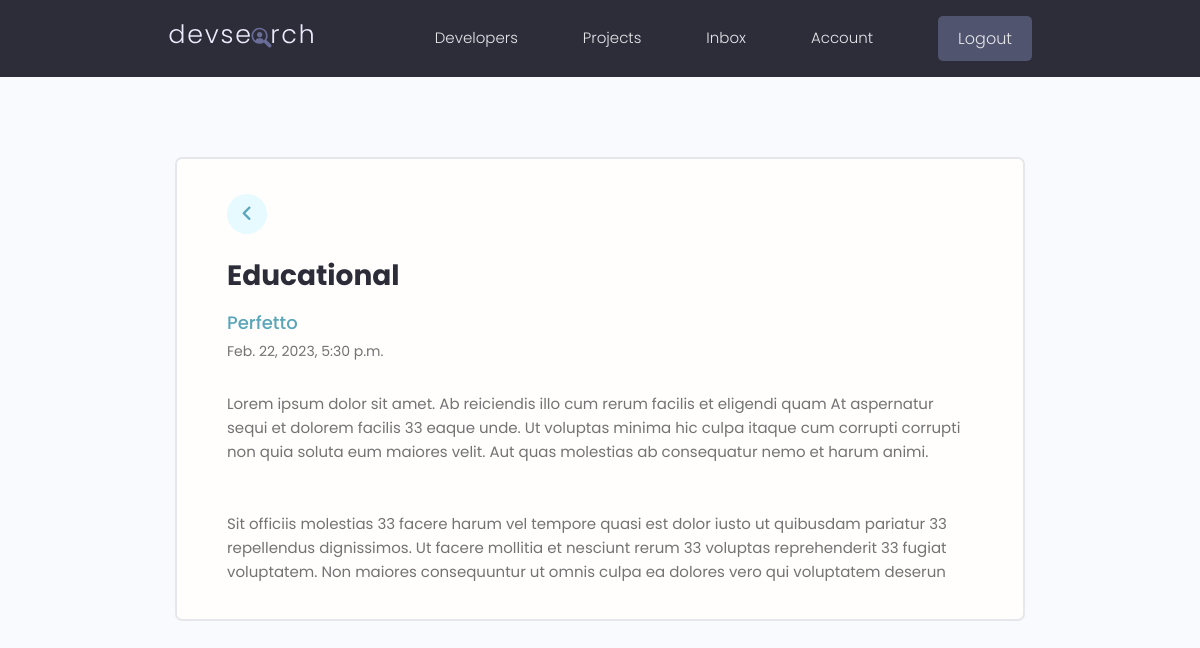
Page /message/d71ef707-9c3b-4c73-810e-87bef1303d4c/ (signed in) on the committed database.
### users/models.py (models this page shows, shortened)
class Message(models.Model):
    sender = models.ForeignKey(Profile, on_delete=models.SET_NULL, null=True)
    recipient = models.ForeignKey(Profile, on_delete=models.SET_NULL, null=True, related_name='messages')
    name = models.CharField(max_length=200, null=True, blank=True)
    email = models.EmailField(max_length=200, null=True, blank=True)
    subject = models.CharField(max_length=200, null=True, blank=True)
    body = models.TextField()
    is_read = models.BooleanField(default=False, null=True)
    created = models.DateTimeField(auto_now_add=True)
    id = models.UUIDField(default=uuid.uuid4, unique=True, editable=False, primary_key=True)
    class Meta:
        ordering = ['is_read', '-created']

### users/views.py (the view)
# urls.py: path('message/<str:pk>/', views.viewMessage, name='message'),
@login_required(login_url='login')
def viewMessage(request, pk):
    profile = request.user.profile
    message = profile.messages.get(id=pk)
    if not message.is_read:
        message.is_read = True
        message.save()
    context = {"message": message}
    return render(request, 'users/message.html', context)

### users/templates/users/message.html
{% extends 'main.html' %}
{% block content %}
  <main class="messagePage my-xl">
    <div class="content-box">
      <div class="message">
        <a class="backButton" href="{% url 'inbox' %}"><i class="fa-solid fa-angle-left"></i></a>
        <h2 class="message__subject">{{message.subject}}</h2>
          <a href="profile.html" class="message__author">{{message.name}}</a>
          <p class="message__date">{{message.created}}</p>
          <div class="message__body">{{message.body|linebreaksbr}}</div>
      </div>
    </div>
  </main>
{% endblock content %}

### static/styles/app.css (style rules this page uses)
:root { --color-sub: #2d2d39; }
.content-box { width: 95%; max-width: 85rem; margin: 0 auto; }
.message { padding: 2.5rem 0; }
.message > a { display: flex; gap: 1rem; }
.message__author, .message__date { flex-basis: 25%; }
.message__subject { flex-basis: 50%; }
.message__date { text-align: right; }
.messagePage .message { list-style: none; background: var(--color-white); padding: 3.5rem 5rem; border: 2px solid var(--color-light); border-radius: 0.7rem; }
.messagePage .message__subject { font-size: 2.8rem; color: var(--color-sub); margin-bottom: 1rem; margin-top: 2rem; }
.messagePage .message__author { font-size: 1.8rem; font-weight: 500; }
.messagePage .message__date { font-size: 1.4rem; font-weight: 400; text-align: left; margin-bottom: 3rem; }
.backButton { background: var(--color-main-light); color: var(--color-main); width: 4rem; height: 4rem; display: flex; align-items: center; justify-content: center; border-radius: 50%; }
.backButton i { font-size: 1.8rem; }

### static/uikit/styles/modules/_variables.css (style rules this page uses)
:root { --color-main: #5aa5b9; --color-main-light: #e6faff; --color-sub: #3f4156; --color-sub-light: #51546e; --color-sub-lighter: #ededfd; --color-text: #737373; --color-gray: #8b8b8b; --color-light: #e5e7eb; --color-light-gray: #767676; --color-bg: #f8fafd; --color-white: #fffefd; --color-white-light: #f3f3f3; --color-success: #359e64; --color-success-bg: #def8e8; --color-error: #fc4b0b; --color-error-bg: #fff2ee; --font-base: 'Poppins', arial, helvetica, 'Segoe UI', roboto, ubuntu, sans-serif; --font-monospace: 'Fira Code', 'Courier New', courier, monospace; --font-regular: 300; --font-medium: 500; --font-bold: 700; --generic-shadow: 1px 1px 5px #00000010; --generic-transition: all 0.3s ease-in-out; }

### static/uikit/styles/modules/_base.css (style rules this page uses)
* { margin: 0; padding: 0; box-sizing: border-box; text-rendering: optimizeLegibility; color: inherit; font-size: inherit; }
html { font-size: 50%; }
@media only screen and (min-width: 480px) { html { font-size: 56.25%; } }
@media only screen and (min-width: 1200px) { html { font-size: 62.5%; } }
body { line-height: 1.6; font-weight: 400; font-size: 1.5rem; color: var(--color-text); background-color: var(--color-bg); min-height: 100vh; }

### static/uikit/styles/modules/_typography.css (style rules this page uses)
* { font-family: var(--font-base); }
h2 { font-size: 3.6rem; font-weight: var(--font-bold); }
p, span, strong { font-size: 1.6rem; color: var(--color-text); font-weight: var(--font-regular); }
a { padding-bottom: 2px; text-decoration: none; display: inline-block; color: var(--color-main); font-weight: var(--font-medium); }

### static/uikit/styles/modules/_utilities.css (style rules this page uses)
.my-xl { margin: 8rem auto; }

### rows in the picture
Message: subject "Educational", name "Perfetto", created "Feb. 22, 2023, 5:30 p.m.", body "Lorem ipsum dolor sit amet. Ab reiciendis illo cum rerum facilis et eligendi quam At aspernatur sequi et dolorem facilis 33 eaque unde. Ut voluptas minima hic culpa itaque cum corrupti corrupti non quia soluta eum maiores velit. Aut quas molestias ab consequatur nemo et harum animi. Sit officiis molestias 33 facere harum vel tempore quasi est dolor iusto ut quibusdam pariatur 33 repellendus dignissimos. Ut facere mollitia et nesciunt rerum 33 voluptas reprehenderit 33 fugiat voluptatem. Non maiores consequuntur ut omnis culpa ea dolores vero qui voluptatem deserun"
